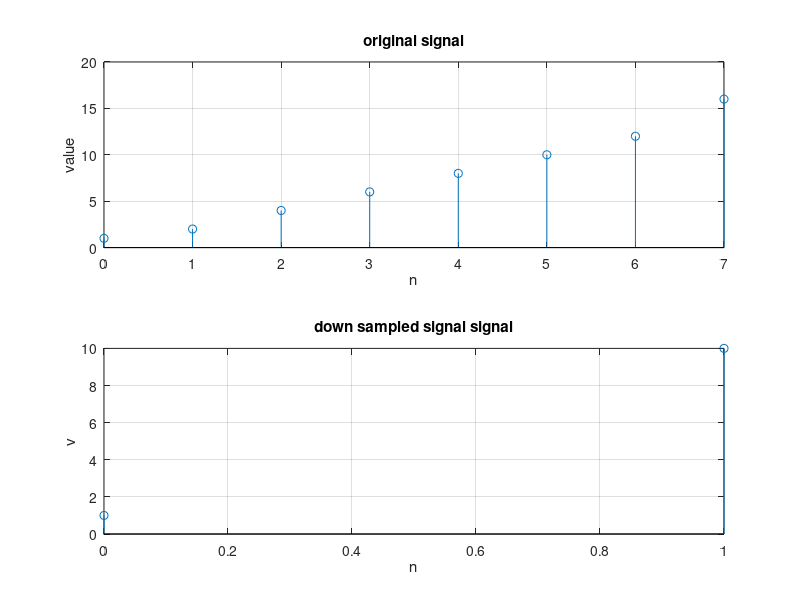

This chart was generated by the following MATLAB code:
x=[1 2 4 6 8 10 12 16]
n=[0: length(x)-1]
factor=input('sampling by factor:')
x_downsampled=[ ]
for i=1:factor:length(x)
    x_downsampled=[x_downsampled x(i)]
end
grid on
subplot (2,1,1)
stem(n, x)
xlabel('n')
ylabel('value')
title('original signal')
grid on
subplot (2,1,2)
stem(0:length(x_downsampled)-1,x_downsampled)
xlabel('n')
ylabel('v')
title('down sampled signal signal')
grid on